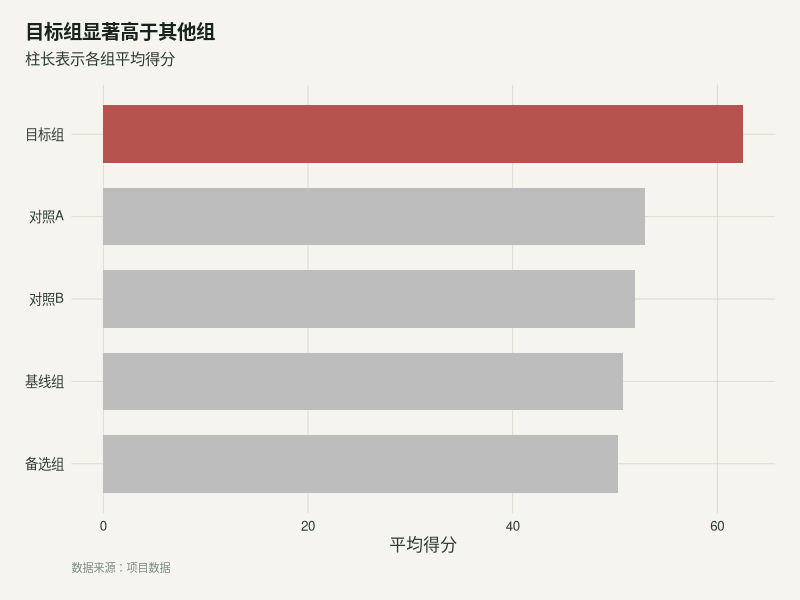
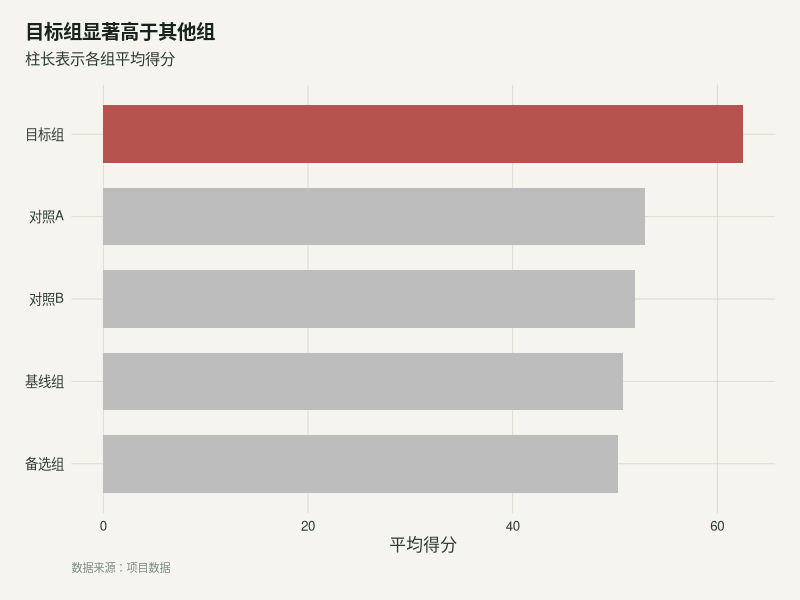

Recreate these plots in R, in order. (Note: this script raises an error after producing the figures.)
# smoke-cjk.R -- ggplot2-pub environment smoke test
# ASCII-only on purpose: this script must survive legacy locales (LC_CTYPE=C on
# Windows terminals) where UTF-8 source files get mangled at read time.
# All Chinese literals use \u escapes. Run: Rscript scripts/smoke-cjk.R

results <- character(0)
report <- function(status, label, detail = "") {
  results <<- c(results, status)
  cat(sprintf("[%s] %s%s\n", status, label, if (nzchar(detail)) paste0(" -- ", detail) else ""))
}

cat("== ggplot2-pub smoke ==\n")
cat("R ", as.character(getRversion()), "| ggplot2 ", as.character(packageVersion("ggplot2")), "\n", sep = "")
li <- l10n_info()
cat("locale UTF-8: ", li[["UTF-8"]], " | codepage:", li[["codepage"]] %||% NA, "\n", sep = "")
if (!isTRUE(li[["UTF-8"]])) {
  report("WARN", "non-UTF-8 locale (common when Rscript runs from a terminal)",
         "Chinese plots must follow SKILL.md step-6 defense; render-verify before delivery")
} else {
  report("PASS", "UTF-8 locale")
}

# 1. core packages
core <- c("ggplot2", "dplyr", "forcats", "scales")
miss <- core[!core %in% rownames(installed.packages())]
if (length(miss)) report("FAIL", "core packages missing", paste(miss, collapse = ", ")) else
  report("PASS", "core packages present", paste(core, collapse = ", "))

suppressPackageStartupMessages({
  library(ggplot2); library(dplyr); library(forcats); library(scales)
})
`%||%` <- function(a, b) if (is.null(a)) b else a

# 2. theme_pub() exists, uses plain element_text (NOT ggtext textbox), and is overridable
te_paper  <- "#f5f4ee"; te_ink <- "#16241d"; te_body <- "#2c3a31"; te_line <- "#dad9ca"
theme_pub = function(base_size = 12, base_family = "sans") {
  theme_minimal(base_size = base_size, base_family = base_family) +
    theme(
      plot.background  = element_rect(fill = te_paper, colour = NA),
      panel.background = element_rect(fill = te_paper, colour = NA),
      panel.grid.major = element_line(colour = te_line, linewidth = 0.3),
      panel.grid.minor = element_blank(),
      plot.title.position = "plot",
      plot.title    = element_text(colour = te_ink, face = "bold", size = base_size + 2,
                                   hjust = 0, margin = margin(b = 6)),
      plot.subtitle = element_text(colour = te_body, size = base_size - 1,
                                   hjust = 0, margin = margin(b = 12)),
      plot.caption  = element_text(colour = "#7d8a80", size = base_size - 4, hjust = 0),
      text          = element_text(colour = te_body),
      axis.text     = element_text(colour = te_body),
      plot.margin   = margin(18, 18, 18, 18)
    )
}
tp <- theme_pub()
if (inherits(tp$plot.title, "element_textbox")) {
  report("FAIL", "theme_pub plot.title is a ggtext textbox (locked/fragile)") 
} else {
  report("PASS", "theme_pub uses plain element_text (no textbox lock)")
}
ov <- tryCatch({
  p0 <- ggplot(mtcars, aes(wt, mpg)) + geom_point() + tp
  p1 <- p0 + theme(plot.title = element_text(size = 20))
  "ok"
}, error = function(c) paste("override failed:", conditionMessage(c)))
if (identical(ov, "ok")) report("PASS", "theme_pub overridable via + theme()") else
  report("FAIL", ov)

# 3. antipattern regression: constant-in-aes creates a pseudo guide, outside does not
d <- data.frame(x = 1:5, y = (1:5)^2)
g_bad  <- ggplot(d, aes(x, y)) + geom_point(aes(color = "steelblue"))
g_good <- ggplot(d, aes(x, y)) + geom_point(color = "steelblue")
n_bad  <- length(ggplot_build(g_bad)$plot$guides$guides)
n_good <- length(ggplot_build(g_good)$plot$guides$guides)
if (n_bad > 0 && n_good == 0) report("PASS", "aes-constant antipattern detected as documented (pseudo-guide 1 vs 0)") else
  report("WARN", "aes-constant behavior changed upstream", sprintf("bad=%s good=%s", n_bad, n_good))

# 4. CJK canary: full publication pipeline with Chinese labels, then verify the file
CN_TITLE <- "\u76ee\u6807\u7ec4\u663e\u8457\u9ad8\u4e8e\u5176\u4ed6\u7ec4"   # insight title
CN_SUB   <- "\u67f1\u957f\u8868\u793a\u5404\u7ec4\u5e73\u5747\u5f97\u5206"   # subtitle
CN_X     <- "\u5e73\u5747\u5f97\u5206"                                       # x axis
CN_CAP   <- "\u6570\u636e\u6765\u6e90\uff1a\u9879\u76ee\u6570\u636e"         # caption
FOCUS    <- "\u76ee\u6807\u7ec4"                                             # focus group

set.seed(1)
df <- data.frame(
  group = rep(c("\u57fa\u7ebf\u7ec4", "\u5bf9\u7167A", "\u5bf9\u7167B", FOCUS, "\u5907\u9009\u7ec4"), each = 40),
  score = c(rnorm(40, 50, 8), rnorm(40, 52, 8), rnorm(40, 51, 8), rnorm(40, 65, 8), rnorm(40, 49, 8))
)
plot_data <- df |>
  summarise(value = mean(score, na.rm = TRUE), .by = group) |>
  mutate(group = fct_reorder(group, value), is_focus = group == FOCUS)

p <- ggplot(plot_data, aes(x = value, y = group, fill = is_focus)) +
  geom_col(width = 0.7, color = NA) +
  scale_x_continuous(labels = scales::comma) +
  scale_fill_manual(values = c(`TRUE` = "#b5534e", `FALSE` = "#BDBDBD"), guide = "none") +
  labs(title = CN_TITLE, subtitle = CN_SUB, x = CN_X, y = NULL, caption = CN_CAP) +
  theme_pub()

outdir <- file.path(tempdir(), "ggplot2-pub-smoke")
dir.create(outdir, showWarnings = FALSE)
f <- file.path(outdir, "cjk-canary.png")
res <- tryCatch({ ggsave(f, plot = p, width = 8, height = 5, dpi = 150, bg = "#f5f4ee"); NULL },
  error = function(c) conditionMessage(c))
if (is.null(res) && file.exists(f) && file.size(f) > 10000) {
  report("PASS", "CJK canary rendered", sprintf("%.1f KB -> %s", file.size(f) / 1024, f))
} else {
  report("FAIL", "CJK canary failed", if (!is.null(res)) res else "file too small (blank image?)")
}

# 5. CJK PDF export via cairo_pdf (default pdf() device silently replaces CJK with dots)
fp <- file.path(outdir, "cjk-canary.pdf")
resp <- tryCatch({ ggsave(fp, plot = p, width = 8, height = 5, device = cairo_pdf); NULL },
  error = function(c) conditionMessage(c))
if (is.null(resp) && file.exists(fp) && file.size(fp) > 5000) {
  report("PASS", "CJK PDF via cairo_pdf", sprintf("%.1f KB -> %s", file.size(fp) / 1024, fp))
} else {
  report("FAIL", "CJK PDF export failed", if (!is.null(resp)) resp else "file too small")
}

# 6. zero-dep CVD checker sanity (base-R Machado simulation, see references/palettes.md)
cvd_check <- function(palette) {
  s2l <- function(u) ifelse(u <= 0.04045, u / 12.92, ((u + 0.055) / 1.055)^2.4)
  MD <- matrix(c(.367322, .860646, -.227968, .280085, .693084, .026831,
                 .01182, .04294, .94524), 3, 3)
  MP <- matrix(c(.152286, 1.052583, -.204868, .114503, .786281, .099216,
                 -.003882, -.048116, 1.051998), 3, 3)
  sim <- function(M) {
    lin <- apply(col2rgb(palette) / 255, 2, s2l)
    out <- pmin(1, pmax(0, M %*% lin)); out <- matrix(out, 3, ncol(lin))
    sweep(out, 2, colSums(out), "/")
  }
  D <- sim(MD); P <- sim(MP)
  lum <- sapply(palette, function(h) {
    l <- apply(col2rgb(h) / 255, 2, s2l); .2126 * l[1] + .7152 * l[2] + .0722 * l[3] })
  out <- data.frame()
  n <- length(palette)
  for (i in seq_len(n - 1)) for (j in seq(i + 1, n)) {
    cd <- min(sqrt(sum((D[, i] - D[, j])^2)), sqrt(sum((P[, i] - P[, j])^2)))
    dl <- abs(lum[i] - lum[j])
    out <- rbind(out, data.frame(verdict = if (cd < 0.10 && dl < 0.10) "\u786c\u51b2\u7a81" else if (cd < 0.05) "\u8f6f\u63d0\u9192" else "-"))
  }
  out
}
bad_flagged  <- any(cvd_check(c("#B22222", "#228B22"))$verdict == "\u786c\u51b2\u7a81")
good_cleaned <- all(cvd_check(c("#BDBDBD", "#D55E00"))$verdict == "-")
if (bad_flagged && good_cleaned) {
  report("PASS", "CVD checker calibrated (bad pair flagged, highlight pair clean)")
} else {
  report("FAIL", "CVD checker miscalibrated", sprintf("bad_flagged=%s good_cleaned=%s", bad_flagged, good_cleaned))
}

# 7. optional stack status (informational, never fails)
opt <- c("ggrepel", "patchwork", "ggdist", "gghighlight", "scico", "MetBrewer", "khroma", "showtext", "ragg")
have <- opt[opt %in% rownames(installed.packages())]
lack <- setdiff(opt, have)
report("INFO", sprintf("enhancement stack: have %d/%d", length(have), length(opt)),
       if (length(lack)) paste("missing:", paste(lack, collapse = ", ")) else "all present")

cat(sprintf("\n== summary: PASS=%d WARN=%d FAIL=%d INFO=%d ==\n",
    sum(results == "PASS"), sum(results == "WARN"), sum(results == "FAIL"), sum(results == "INFO")))
quit(status = if (any(results == "FAIL")) 1 else 0)
